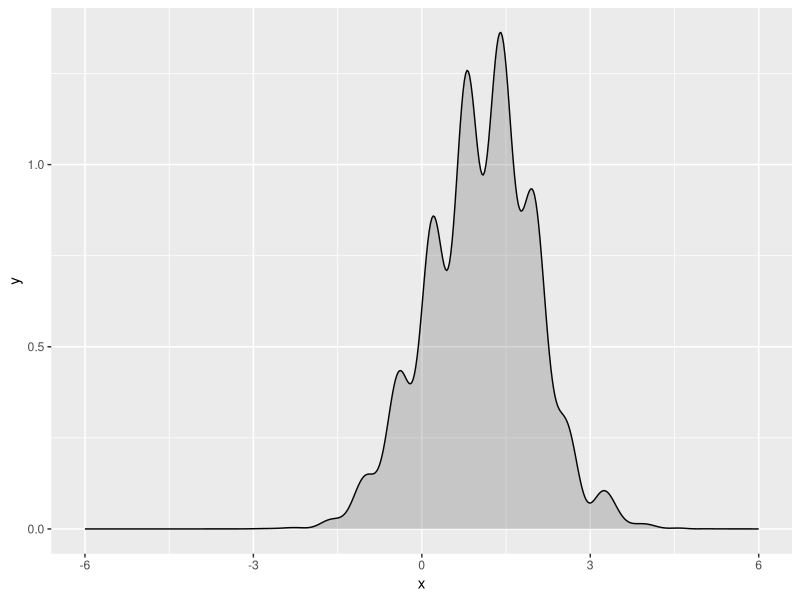
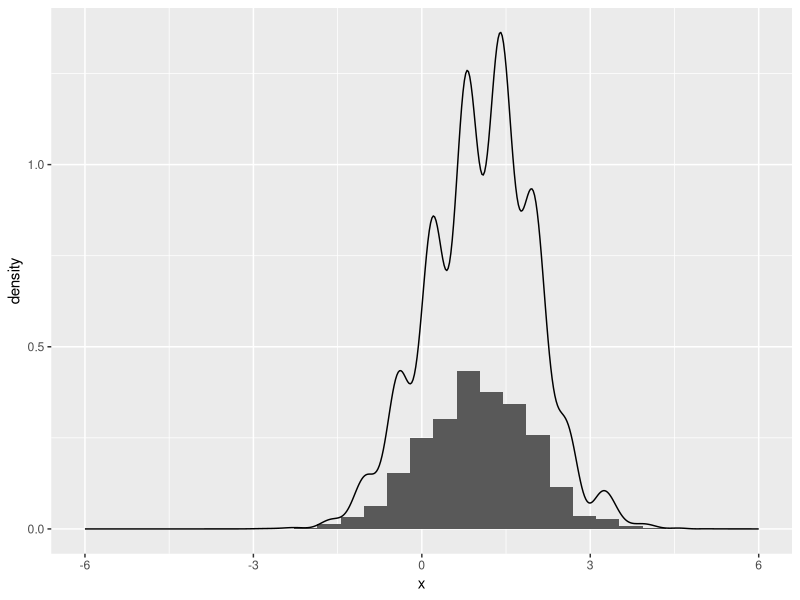
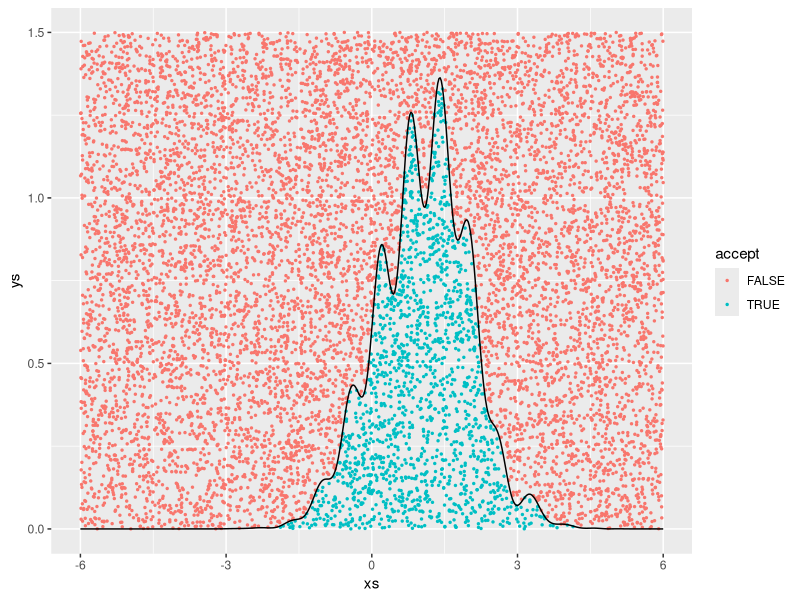
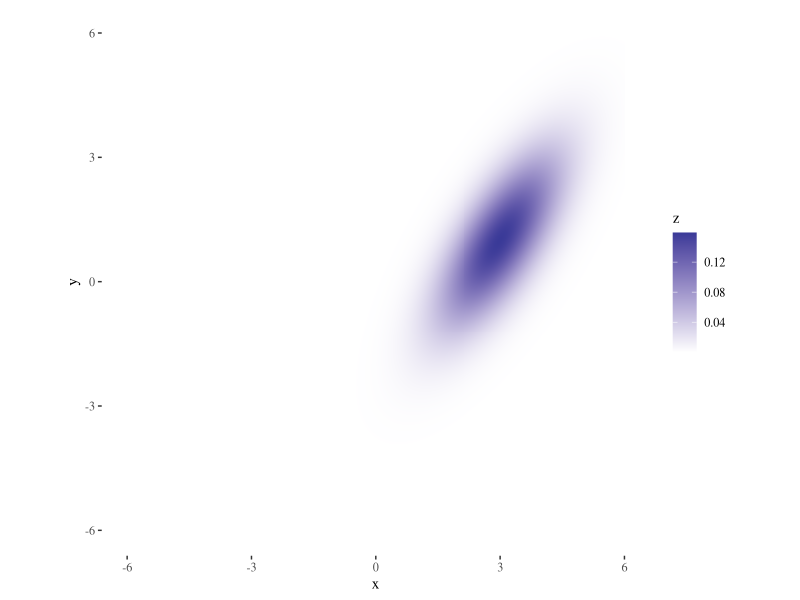
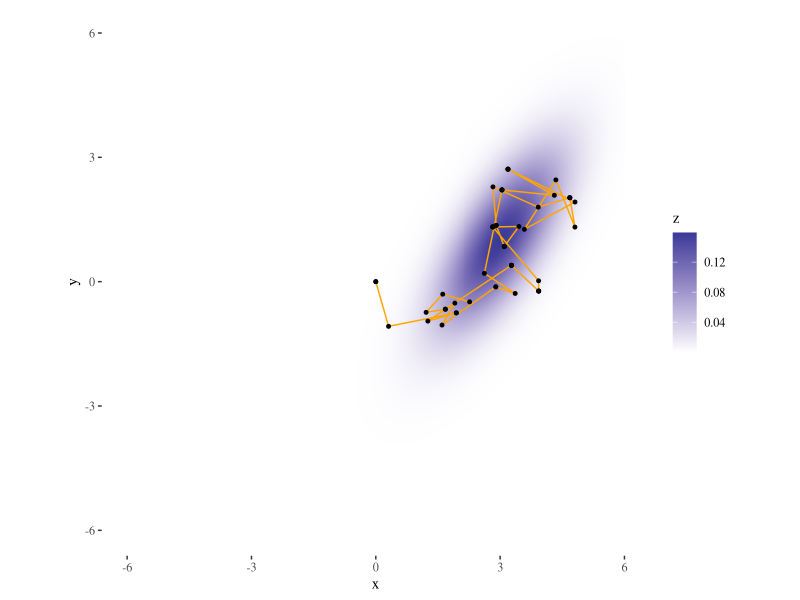
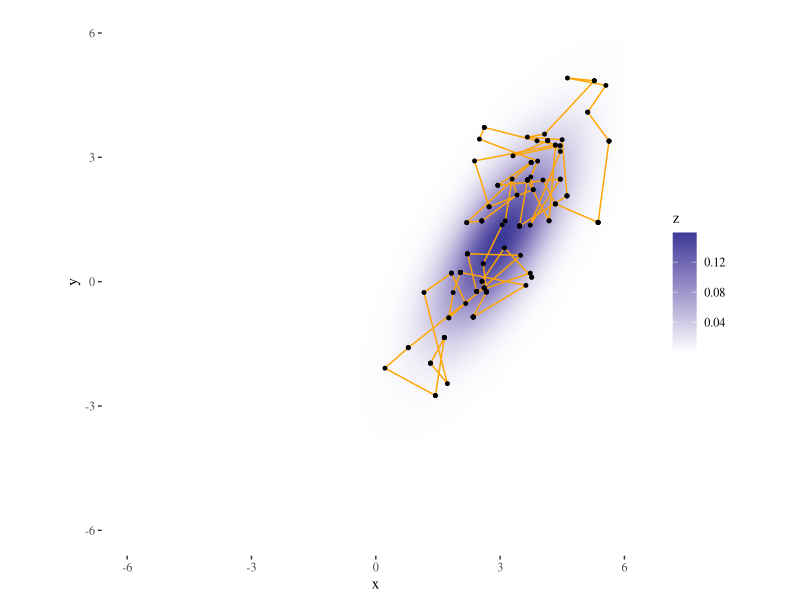
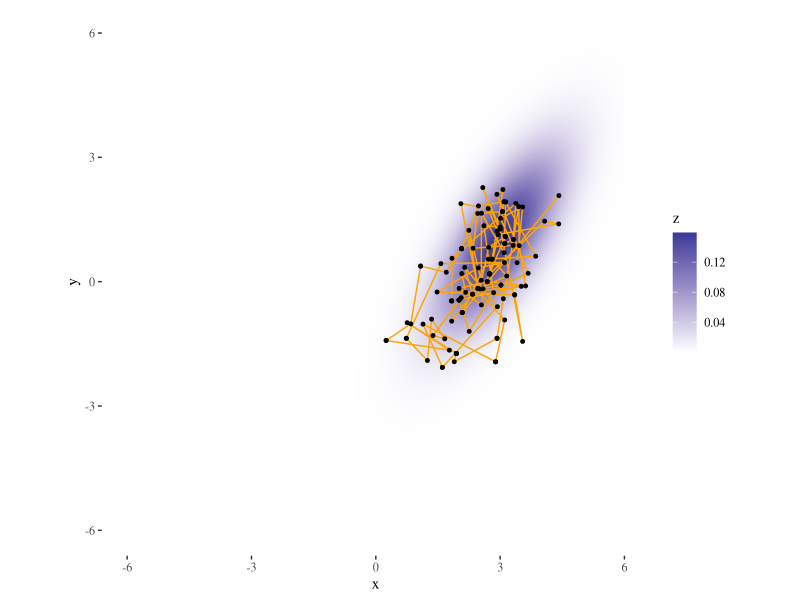

Write the R code that produced these figures, in order.
## ---- chunk 1

library(ggplot2)
library(ggthemes)

f <- function(x){
	( sin(.2 * x^3) + sin(x^2) / 5 + 2.5 + sin(10 * x) / 2 ) * dnorm( x, mean = 1 )
}

# boundary for the x axis
x_max <- 6
x_min <- -6

x <- seq( x_min, x_max, length.out = 500 )
y <- f(x)
data <- data.frame( x = x, y = y )

ggplot( data, aes( x, y ) ) + geom_line() + 
geom_ribbon( aes( ymin = 0, ymax = y ), alpha = 0.2 )

## ---- chunk 2

# throw N darts (uniformly distributed x-y pairs) at the plot above
N <- 10000
ceiling <- 1.5
xs <- runif( N, min = x_min, max = x_max )
ys <- runif( N, min = 0, max = ceiling )

# accept any samples that are below the function curve
accepted_samples <- xs[ ys <= f(xs) ]

ggplot( data.frame( x = accepted_samples ) ) + 
geom_histogram( aes( x = x, y = ..density.. ) ) + 
geom_line( data = data, aes( x, y ) )

# study the samples however you want
# mean(accepted_samples)
# quantile(accepted_samples, probs = seq(0, 1, length = 4 ) )

## ---- chunk 3

# accepted and unaccepted points
df <- data.frame( xs = xs, ys = ys, accept = ys <= f(xs) )

# plot the accepted and unaccepted point
ggplot( df, aes( xs, ys ) ) + 
geom_point( aes( color = accept ), size = 0.5 ) + 
geom_line( data = data, aes( x, y ) )

## ---- chunk 4

lik <- function( x, y ){
	dnorm(x - 3) * dnorm(y - x + 2)
}

grid_values <- seq( x_min, x_max, length = 500 )
grid <- expand.grid( x = grid_values, y = grid_values )
z <- lik( grid$x, grid$y )

# prior probability plot
plot <- ggplot( data = grid, aes( x = x, y = y ) ) + 
		geom_raster( aes( fill = z ) ) + 
		scale_fill_gradient2() + coord_equal() +
		theme_tufte()
plot

## ---- chunk 5

MCMC <- function( iter, burnin = 0, thin = 1 )
{
	# the list of the first argument for dimnames is to specify the row names,
	# sampling starts at a random point, here 0, 0 
	samples <- matrix( NA, nrow = iter, ncol = 2, 
					  dimnames = list( NULL, c( "x", "y" ) ) )
	samples[ 1, ] <- c( 0, 0 )

	for(i in 2:iter){

		sample <- samples[ i - 1, ]
		for(j in 1:thin){
			
			# propose a new sample point			
			proposal <- sample + rnorm( n = 2, mean = 0, sd = 1 )

			# compare its likelihood with the current position
			lik_old <- lik( sample["x"], sample["y"] )
			lik_new <- lik( proposal["x"], proposal["y"] )
			ratios  <- lik_new / lik_old

			# flip a coin and accept the 
			# new proposal with probability min( ratio, 1 ),
			# if you don't accept the proposal,
			# then just keep what you had in the last step,
			# meaning nothing changed.
			# note that 1 is evaluated as TRUE
			if( rbinom( 1, size = 1, prob = min( ratios, 1 ) ) )
				sample <- proposal
		}
		samples[ i, ] <- sample
	}
	return( data.frame( samples[ (burnin + 1):iter, ] )	)
}

TracePlot <- function( plot, samples ){
	plot + 
	geom_path( data = samples, aes( x, y ), color = "orange" ) + 
	geom_point( data = samples, aes( x, y ), size = 1 )
}

## ---- chunk 6

# plot that shows the first few sampling points are not good ones
samples <- MCMC(iter = 50)
TracePlot( plot, samples )

# plot with burnin, discard the bad sampling points in the beginning
samples <- MCMC( iter = 250, burnin = 125 )
TracePlot( plot, samples )

# use thin to avoid correlation and 
# explore more of the sample space
samples <- MCMC( iter = 250, burnin = 125, thin = 2 )
TracePlot( plot, samples )

## ---- chunk 7

sessionInfo()

